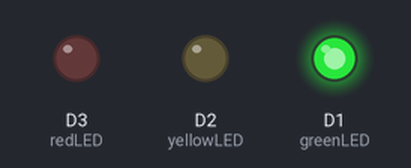
A sketch run on a simulated ESP8266 (NodeMCU). On the bench: output pins drawn as LEDs (lit = HIGH).

Above: at 1.0 s.
At 3.0 s:
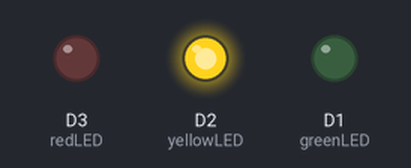
At 5.0 s:
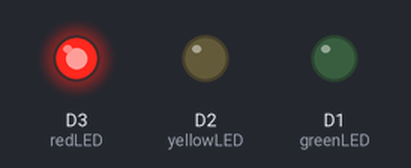
Timing chart, 0 to 7.8 s (numbered marks = the images above):
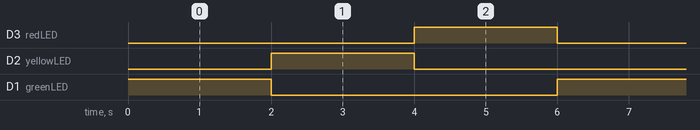

Measured:
- by itself, D3 (redLED), D2 (yellowLED), D1 (greenLED): alternates HIGH for 2.0 s and LOW for 4.0 s
- by itself, everything shown: repeats every 6.0 s, in 3 steps

The sketch:

test_02_status_leds.ino
```cpp
const int greenLED = D1;
const int yellowLED = D2;
const int redLED = D3;

void setup() {
  pinMode(greenLED, OUTPUT);
  pinMode(yellowLED, OUTPUT);
  pinMode(redLED, OUTPUT);
}

void loop() {

  // NORMAL
  digitalWrite(greenLED, HIGH);
  digitalWrite(yellowLED, LOW);
  digitalWrite(redLED, LOW);
  delay(2000);

  // ATTENTION
  digitalWrite(greenLED, LOW);
  digitalWrite(yellowLED, HIGH);
  digitalWrite(redLED, LOW);
  delay(2000);

  // CRITICAL
  digitalWrite(greenLED, LOW);
  digitalWrite(yellowLED, LOW);
  digitalWrite(redLED, HIGH);
  delay(2000);
}
```
